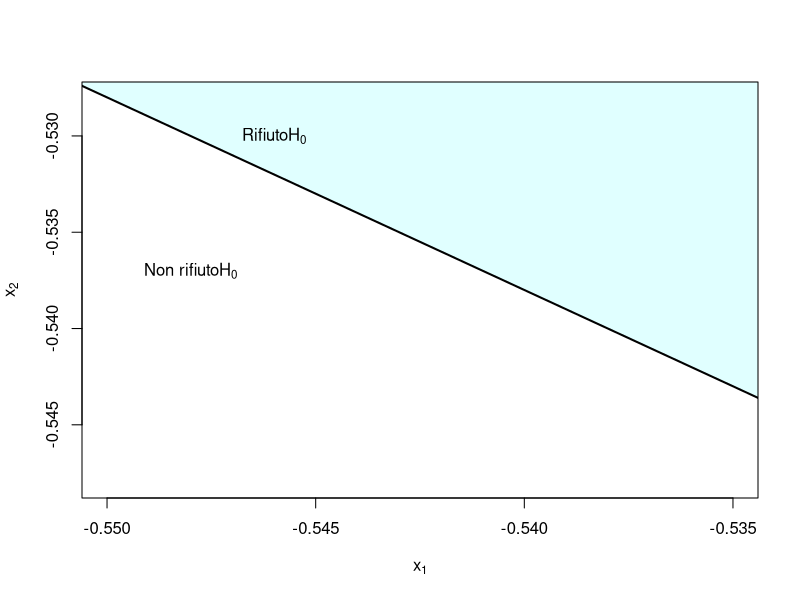
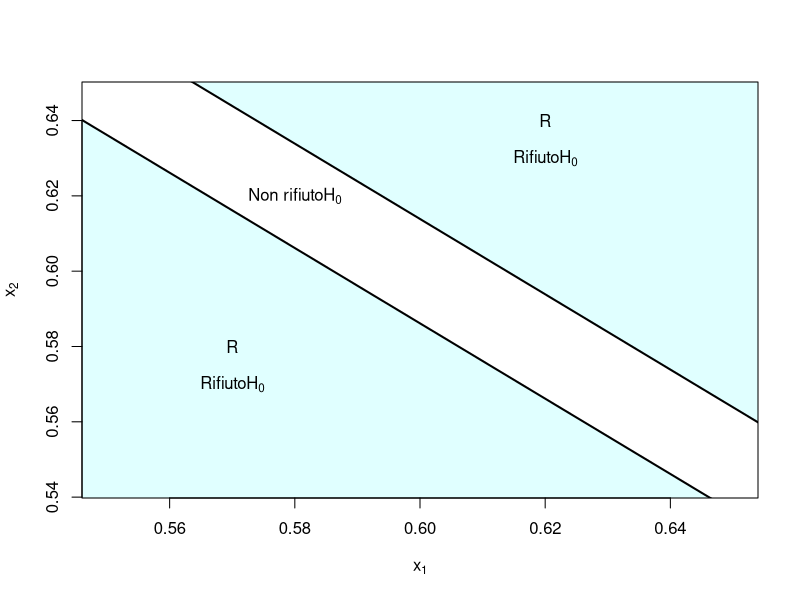
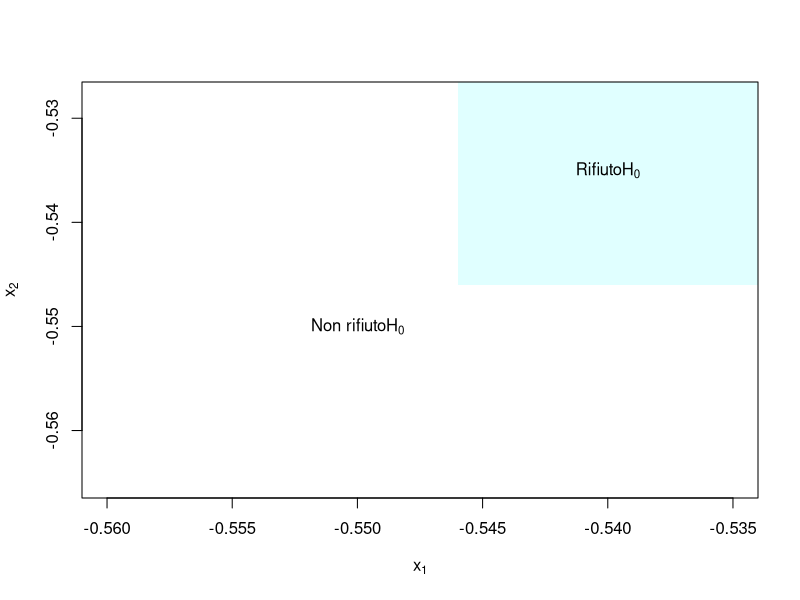

Write R code to recreate these figures, in order.
testUnilateraleDestro <- function() {
  x1 = -0.555
  x2 = -0.530
  xMin = -0.55
  xMax = -0.535
  nbPoints = 100
  PloygonScalingFactor = 100
  x = seq(x1,x2,length.out=nbPoints)
  y = -x - 1.078
  yMin = min(y)
  yMax = -0.528
  
  # colorazione triangolo superiore
  xPol=c(x1,x2,x2)
  yPol=c(y[1],y[1],y[100])
  
  plot(x,y,type="l",lwd=2,xlim=c(xMin,xMax),ylim=c(yMin,yMax),xlab=expression(x[1]),ylab=expression(x[2]),
		  panel.first=polygon(xPol,yPol,col="lightcyan",border = NA))

  text(-0.548,-0.537,expression(paste("Non rifiuto", H[0])))
  text(-0.546,0.-0.530,expression(paste("Rifiuto", H[0])))
}
testUnilateraleDestro()
print("");

testBilaterale <- function() {
	x1 = 0.54
	x2 = 0.67
	xMin = 0.55
	xMax = 0.65
	nbPoints = 100
	PloygonScalingFactor = 100
	x = seq(x1,x2,length.out=nbPoints)
	y2 = -x + 1.213859
	y1 = -x + 1.186141
	yMin = min(y2)
	yMax = max(y1)
	
	# colorazione triangolo inferiore
	xPolInf=c(x1,x1,x2)
	yPolInf=c(y1[1],y1[100],y1[100])
	
	# colorazione triangolo superiore
	xPolSup=c(x1,x2,x2)
	yPolSup=c(y2[1],y2[1],y2[100])
	
    xPol = c(xPolInf,x2,xPolSup)
	yPol = c(yPolInf,NA,yPolSup)

	plot(x,y2,type="l",lwd=2,xlim=c(xMin,xMax),ylim=c(yMin,yMax),
			xlab=expression(x[1]),ylab=expression(x[2]),
			panel.first=polygon(xPol,yPol,col="lightcyan",border = NA))
    
	lines(x,y1,lwd=2)

	text(0.58,0.62,expression(paste("Non rifiuto", H[0])))
	text(0.62,0.63,expression(paste("Rifiuto", H[0])))
	text(0.62,0.64,label="R")
	text(x=0.57,y=0.57,labels=expression(paste("Rifiuto", H[0])))
	text(0.57,0.58,label="R")
}

testBilaterale()

regioneCritica3 <- function() {
  x1 = -0.565
  x2 = -0.530
  xMin = -0.56
  xMax = -0.535

  yMin = -0.565
  yMax = -0.528
  
  # colorazione triangolo superiore
  xPol=c(-0.546,-0.546,-0.53,-0.53)
  yPol=c(-0.546,-0.525,-0.525,-0.546)
 
  
  plot(x=c(1,2),y=c(1,2),type="l",lwd=2,xlim=c(xMin,xMax),ylim=c(yMin,yMax),
		  xlab=expression(x[1]),ylab=expression(x[2]),
		  panel.first=polygon(xPol,yPol,col="lightcyan",border = NA))

  

  
  text(-0.55,-0.55,expression(paste("Non rifiuto", H[0])))
  text(-0.54,0.-0.535,expression(paste("Rifiuto", H[0])))
}

regioneCritica3()
print("");
